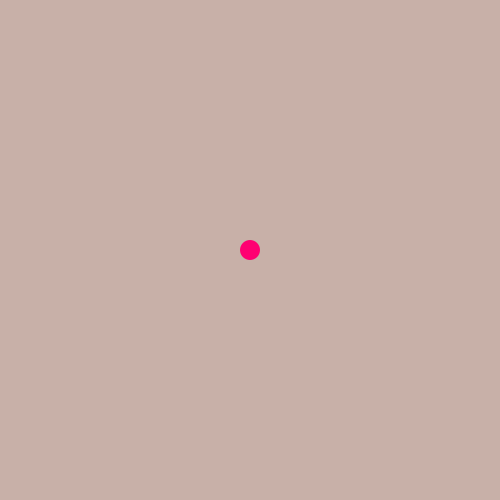
Frame 1 (no input)
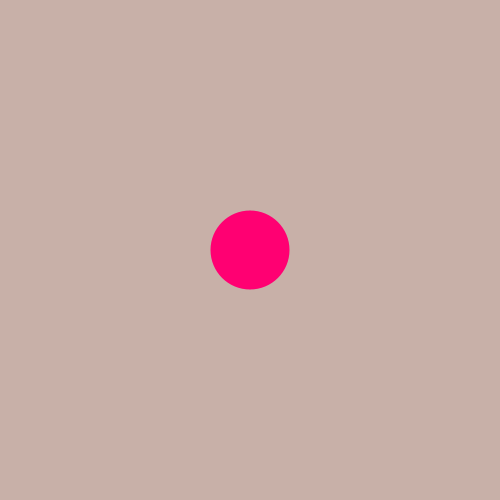
Frame 60 (the mouse pressed at the canvas centre just before this capture)
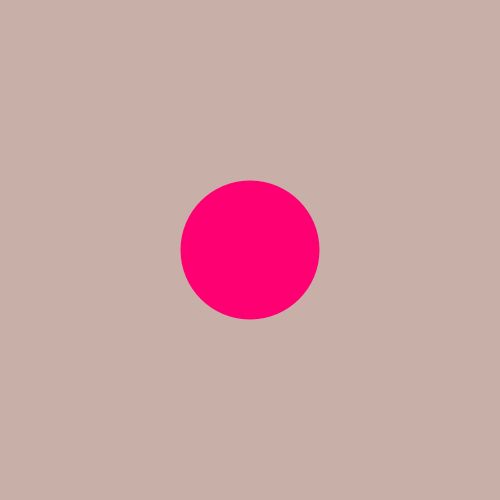
Frame 120 (the mouse held since frame 60 and released just before this capture)

The Processing sketch that drew these frames (run headless with seeded random() and noise(); from frame 60 on, the mouse is pressed at the canvas centre):

// Processing sketch: wk02_ex04_modifyingVars
// ── wk02_ex04_modifyingVars.pde
//wk02_ex04_modifyingVariables
//modifying variable values in the draw loop

//declare variables before setup
//use short identifiable words or abbreviations
//when you do this you are creating global variables
//you must declare the type of data the variable will hold

//these are all float type values which stands for floating point 
//number(a number with a decimal point)

float h = 10;//variable for hue
float s = 40;//variable for saturation
float b = 200;//variable for brightness

float xPos = 250;//variable for x-position
float yPos = 250;//variable for y-position

float dotWidth = 20;//variable for width

void setup() {
  size(500, 500);
  colorMode(HSB);
}

void draw() {
  // Paint background
  background(h, s, b);
  
  // Set style
  fill(#FF0072);
  noStroke();
  
  // Draw geometry
  ellipse(xPos, yPos, dotWidth, dotWidth);
  
  //increase value of 'wide' by 1 through each loop 
  dotWidth=dotWidth+1;
  
  //print value to console
  println("Ellipse size is: " + dotWidth);
}
